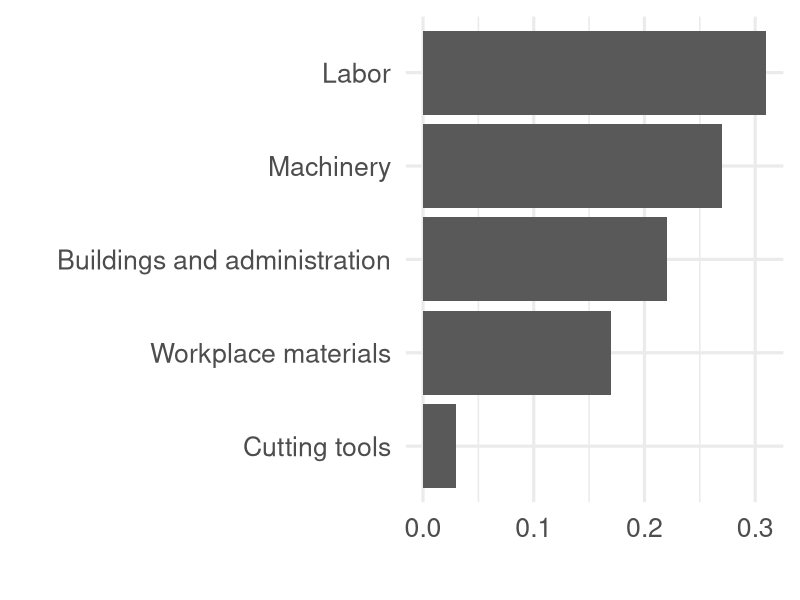
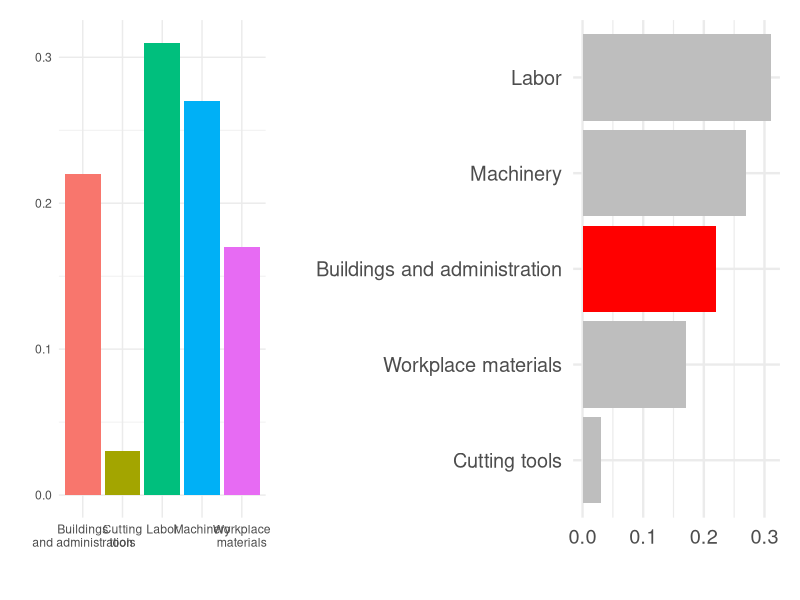
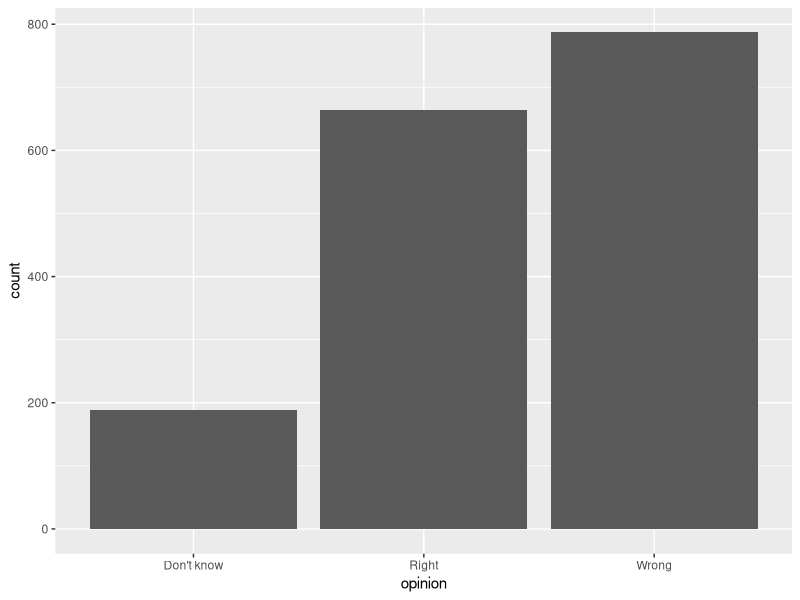
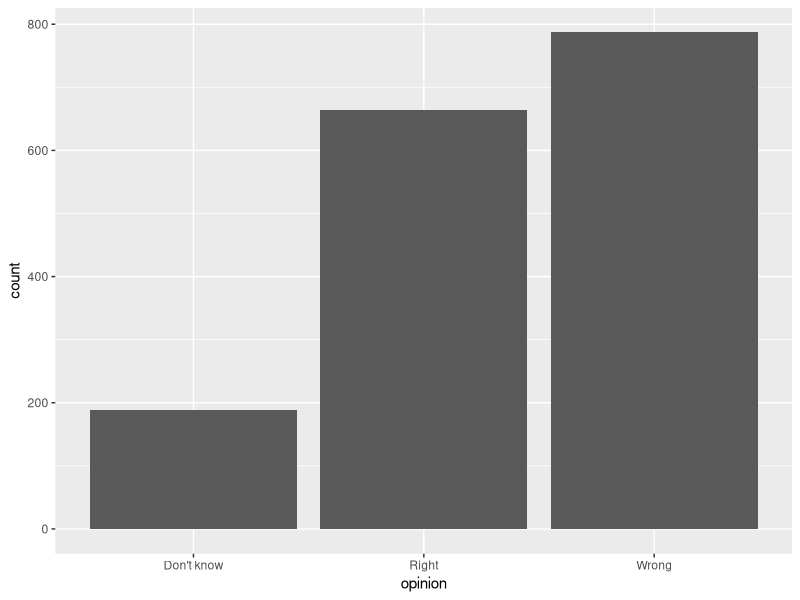
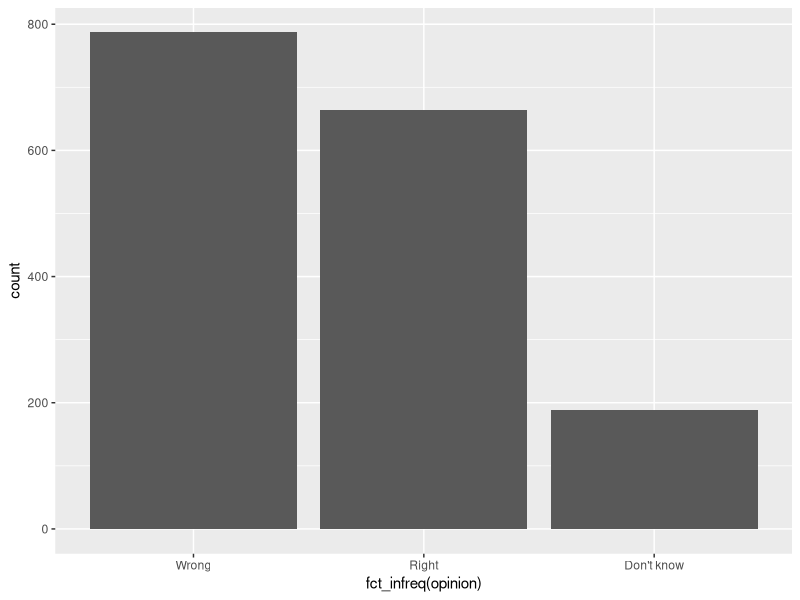
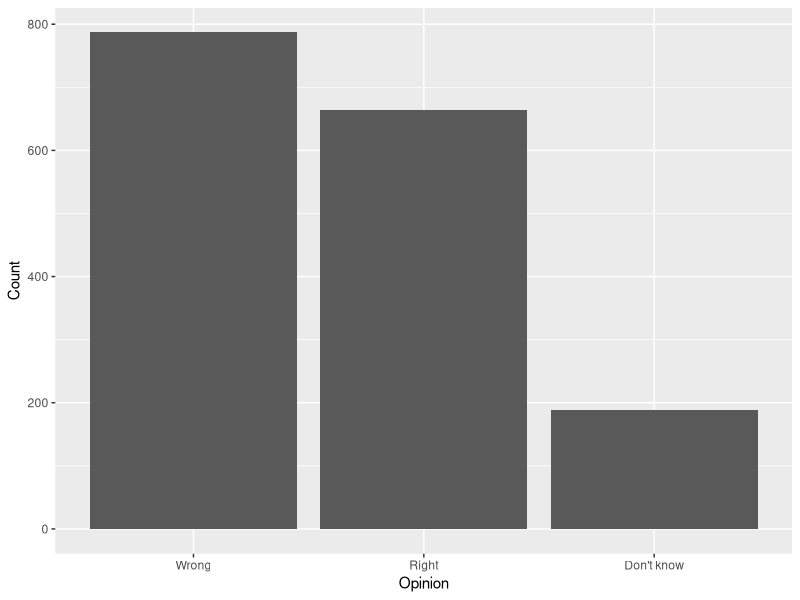
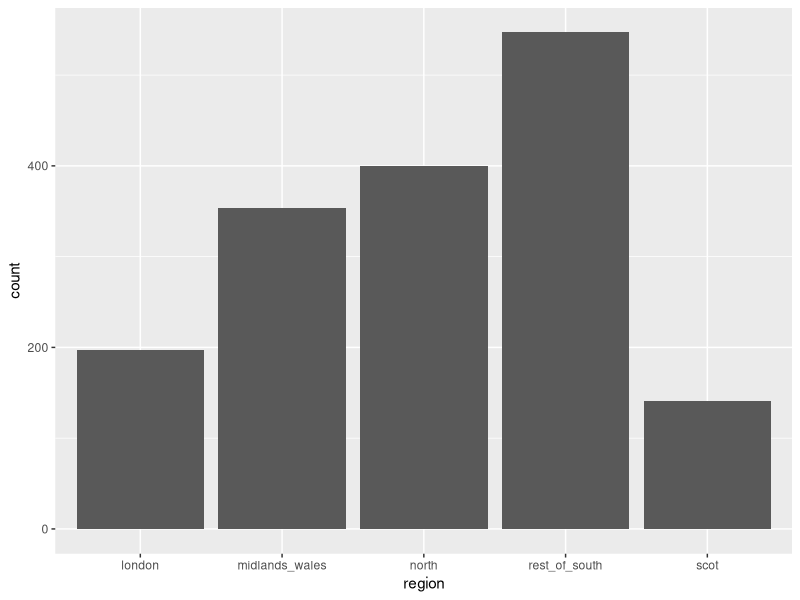
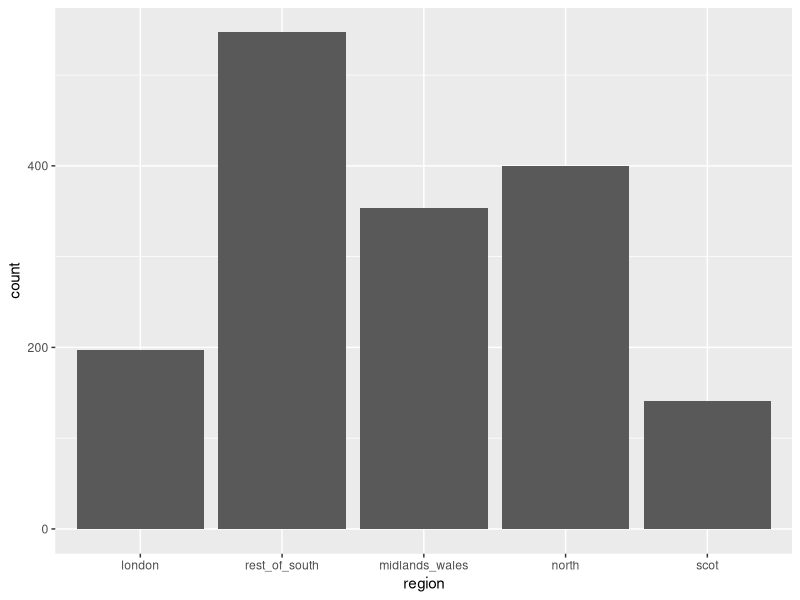

R code for these plots, in order:
## ---- chunk 1
#| message: false
library(tidyverse)
library(scales)
d <- tribble(
  ~category, ~value,
  "Cutting tools", 0.03,
  "Buildings and administration", 0.22,
  "Labor", 0.31,
  "Machinery", 0.27,
  "Workplace materials", 0.17
)
ggplot(d, aes(x = fct_reorder(category, value), y = value)) +
  geom_col() +
  theme_minimal(base_size = 24) +
  coord_flip() +
  labs(x = "", y = "")
## ---- chunk 2
library(patchwork)
g1 <- d |> mutate(category = str_replace(category, " ", "\n")) %>%
  ggplot(aes(x = category, y = value, fill = category)) +
  geom_col() +
  theme_minimal() +
  labs(x = "", y = "") +
  theme(legend.position = "none")
g2 <- d |> ggplot(aes(x = fct_reorder(category, value), y = value, fill = category)) +
  geom_col() +
  theme_minimal(base_size =  18) +
  coord_flip() +
  labs(x = "", y = "") +
  scale_fill_manual(values = c("red", rep("gray", 4))) +
  theme(legend.position = "none")
g1 + g2
## ---- chunk 3
#| fig-height: 3
#| fig-width: 5
#| fig-align: center
brexit <- tibble(
  opinion = c(rep("Right", 664), rep("Wrong", 787), rep("Don't know", 188)),
  region = c(
    rep("london", 63), rep("rest_of_south", 241), rep("midlands_wales", 145), 
    rep("north", 176), rep("scot", 39),
    rep("london", 110), rep("rest_of_south", 257), rep("midlands_wales", 152), 
    rep("north", 176), rep("scot", 92),
    rep("london", 24), rep("rest_of_south", 49), rep("midlands_wales", 57), 
    rep("north", 48), rep("scot", 10)
  )
)
ggplot(brexit, aes(x = opinion)) +
  geom_bar()
## ---- chunk 4
#| fig-height: 3
#| fig-width: 5
#| fig-align: center
ggplot(brexit, aes(x = opinion)) +
  geom_bar()
## ---- chunk 5
#| fig-height: 3
#| fig-width: 5
#| fig-align: center
ggplot(brexit, aes(x = fct_infreq(opinion))) +
  geom_bar()
## ---- chunk 6
#| fig-height: 3
#| fig-width: 5
#| fig-align: center
ggplot(brexit, aes(x = fct_infreq(opinion))) +
  geom_bar() +
  labs(
    x = "Opinion",
    y = "Count"
  )
## ---- chunk 7
#| fig-height: 3
#| fig-width: 5
#| fig-align: center
ggplot(brexit, aes(x = region)) +
  geom_bar()
## ---- chunk 8
#| echo: true
brexit <- brexit |> 
  mutate(region = fct_relevel(
    region,
    "london", "rest_of_south", "midlands_wales", "north", "scot"
  ))
## ---- chunk 9
#| fig-height: 3
#| fig-width: 5
#| fig-align: center
ggplot(brexit, aes(x = region)) +
  geom_bar()
## ---- chunk 10
#| echo: true
brexit <- brexit |> 
  mutate(
    region = fct_recode(
      region,
      London = "london",
      `Rest of South` = "rest_of_south",
      `Midlands / Wales` = "midlands_wales",
      North = "north",
      Scotland = "scot"
    )
  )
## ---- chunk 11
#| fig-height: 3
#| fig-width: 5
#| fig-align: center
ggplot(brexit, aes(x = region)) +
  geom_bar()
## ---- chunk 12
#| fig-height: 3
#| fig-width: 5
#| fig-align: center
ggplot(brexit, aes(y = region)) +
  geom_bar()
## ---- chunk 13
#| fig-height: 3
#| fig-width: 5
#| fig-align: center
ggplot(brexit, aes(y = fct_rev(region))) +
  geom_bar()
## ---- chunk 14
#| fig-height: 3
#| fig-width: 5
#| fig-align: center
ggplot(brexit, aes(y = fct_rev(region))) +
  geom_bar() +
  labs(
    x = "Count",
    y = "Region"
  )
## ---- chunk 15
#| fig-height: 3
#| fig-width: 5
#| fig-align: center
ggplot(brexit, aes(y = opinion, fill = region)) +
  geom_bar()
## ---- chunk 16
#| fig-height: 3
#| fig-width: 5
#| fig-align: center
ggplot(brexit, aes(y = opinion, fill = region)) +
  geom_bar()
## ---- chunk 17
#| fig-height: 4
#| fig-width: 8
#| fig-align: center
ggplot(brexit, aes(y = opinion, fill = region)) +
  geom_bar() + 
  facet_wrap("region", nrow = 1)
## ---- chunk 18
#| fig-height: 4
#| fig-width: 8
#| fig-align: center
ggplot(brexit, aes(y = opinion)) +
  geom_bar() + 
  facet_wrap("region", nrow = 1)
## ---- chunk 19
#| fig-height: 4
#| fig-width: 8
#| fig-align: center
ggplot(brexit, aes(y = opinion, fill = opinion)) +
  geom_bar() + 
  facet_wrap("region", nrow = 1)
## ---- chunk 20
#| fig-height: 4
#| fig-width: 8
#| fig-align: center
ggplot(brexit, aes(y = opinion, fill = opinion)) +
  geom_bar() + 
  facet_wrap("region", nrow = 1) + 
  guides(fill = "none")
## ---- chunk 21
#| fig-height: 4
#| fig-width: 8
#| fig-align: center
ggplot(brexit, aes(y = opinion, fill = opinion)) +
  geom_bar() + 
  facet_wrap("region", nrow = 1) + 
  guides(fill = "none") +
  labs(
    title = "Was Britain right/wrong to vote to leave EU?",
    x = NULL, y = NULL
  )
## ---- chunk 22
#| fig-height: 4
#| fig-width: 8
#| fig-align: center
ggplot(brexit, aes(y = opinion, fill = opinion)) +
  geom_bar() + 
  facet_wrap("region", nrow = 1) + 
  guides(fill = "none") +
  labs(
    title = "Was Britain right/wrong to vote to leave EU?",
    subtitle = "YouGov Survey Results, 2-3 September 2019",
    caption = "Source: https://d25d2506sfb94s.cloudfront.net/cumulus_uploads/document/x0msmggx08/YouGov%20-%20Brexit%20and%202019%20election.pdf",
    x = NULL, y = NULL
  )
## ---- chunk 23
#| fig-height: 4
#| fig-width: 8
#| fig-align: center
ggplot(brexit, aes(y = opinion, fill = opinion)) +
  geom_bar() + 
  facet_wrap("region", nrow = 1) + 
  guides(fill = "none") +
  labs(
    title = "Was Britain right/wrong to vote to leave EU?",
    subtitle = "YouGov Survey Results, 2-3 September 2019",
    caption = "Source document from YouGov: bit.ly/2lCJZVg",
    x = NULL, y = NULL
  )
## ---- chunk 24
#| fig-height: 4
#| fig-width: 8
#| fig-align: center
ggplot(brexit, aes(y = opinion, fill = opinion)) +
  geom_bar() + 
  facet_wrap("region", nrow = 1) + 
  guides(fill = "none") +
  labs(
    title = "Was Britain right/wrong to vote to leave EU?",
    subtitle = "YouGov Survey Results, 2-3 September 2019",
    caption = "Source document from YouGov: bit.ly/2lCJZVg",
    x = NULL, y = NULL
  )
## ---- chunk 25
#| fig-height: 4
#| fig-width: 8
#| fig-align: center
ggplot(brexit, aes(y = opinion, fill = opinion)) +
  geom_bar() + 
  facet_wrap("region", nrow = 1) + 
  guides(fill = "none") +
  labs(
    title = "Was Britain right/wrong to vote to leave EU?",
    subtitle = "YouGov Survey Results, 2-3 September 2019",
    caption = "Source document from YouGov: bit.ly/2lCJZVg",
    x = NULL, y = NULL
  ) +
  scale_fill_manual(values = c(
    "Wrong" = "red",
    "Right" = "green",
    "Don't know" = "gray"
  ))
## ---- chunk 26
#| fig-height: 4
#| fig-width: 8
#| fig-align: center
ggplot(brexit, aes(y = opinion, fill = opinion)) +
  geom_bar() + 
  facet_wrap("region", nrow = 1) + 
  guides(fill = "none") +
  labs(
    title = "Was Britain right/wrong to vote to leave EU?",
    subtitle = "YouGov Survey Results, 2-3 September 2019",
    caption = "Source document from YouGov: bit.ly/2lCJZVg",
    x = NULL, y = NULL
  ) +
  scale_fill_manual(values = c(
    "Wrong" = "#ef8a62",
    "Right" = "#67a9cf",
    "Don't know" = "gray"
  ))
## ---- chunk 27
#| fig-height: 4
#| fig-width: 8
#| fig-align: center
ggplot(brexit, aes(y = opinion, fill = opinion)) +
  geom_bar() + 
  facet_wrap("region", nrow = 1) + 
  guides(fill = "none") +
  labs(
    title = "Was Britain right/wrong to vote to leave EU?",
    subtitle = "YouGov Survey Results, 2-3 September 2019",
    caption = "Source document from YouGov: bit.ly/2lCJZVg",
    x = NULL, y = NULL
  ) +
  scale_fill_manual(values = c(
    "Wrong" = "#ef8a62",
    "Right" = "#67a9cf",
    "Don't know" = "gray"
  )) +
  theme_minimal()
## ---- chunk 28
#| fig-height: 4
#| fig-width: 8
#| fig-align: center
ggplot(brexit, aes(y = opinion, fill = opinion)) +
  geom_bar() + 
  facet_wrap("region", nrow = 1) + 
  guides(fill = "none") +
  labs(
    title = "Was Britain right/wrong to vote to leave EU?",
    subtitle = "YouGov Survey Results, 2-3 September 2019",
    caption = "Source document from YouGov: bit.ly/2lCJZVg",
    x = NULL, y = NULL
  ) +
  scale_fill_manual(values = c(
    "Wrong" = "#ef8a62",
    "Right" = "#67a9cf",
    "Don't know" = "gray"
  )) +
  theme_minimal(base_size = 14)
